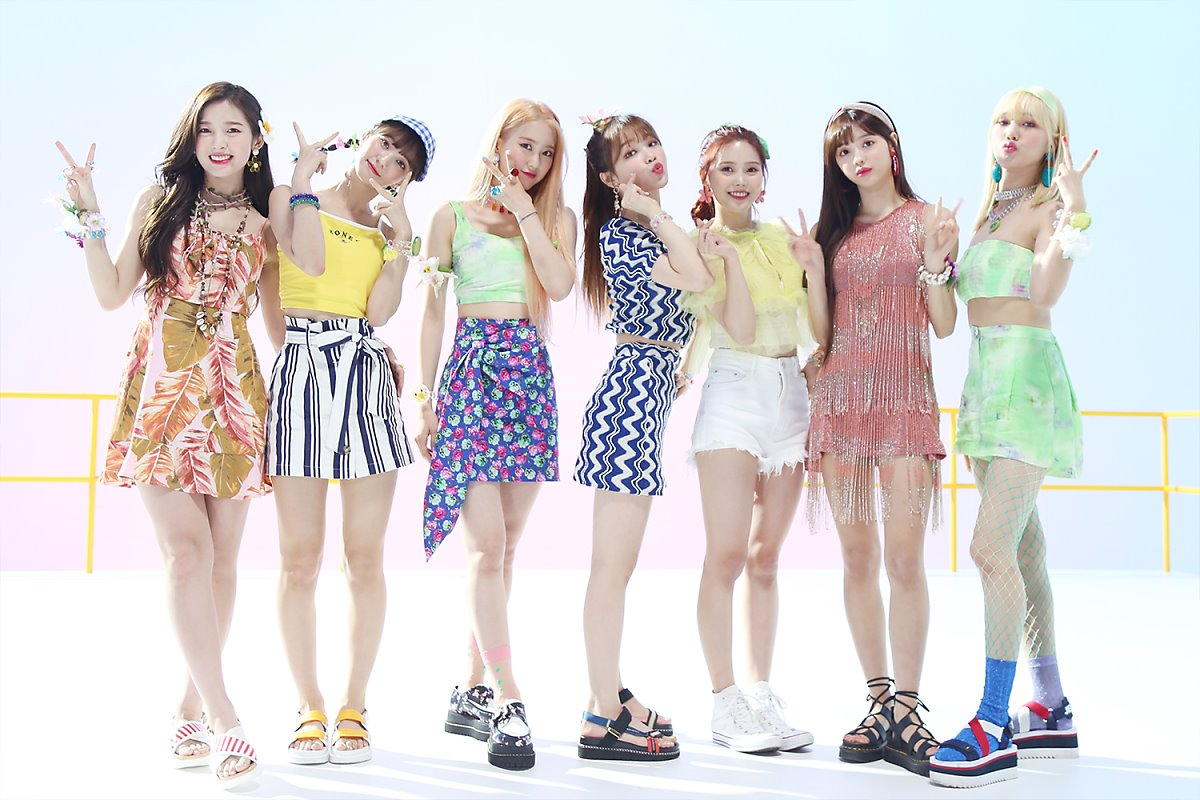
#> input picture face/app/1.jpg, 1200 x 800 px, found by its file name
$ python make-thumbnail.py
#> lines starting #> are read from the running program, lines starting #| are printed output that depends on the picture
import os
from PIL import Image

thumbnail_size = (400, 400)


image_temp_path = os.path.join(os.pardir, os.pardir, 'images-temp')

im = Image.open((os.path.join(image_temp_path, '1.jpg')))
#> im is the input picture: PIL image 1200x800 RGB; mean R, G, B 216.4, 213.1, 213.1
im.thumbnail(thumbnail_size)
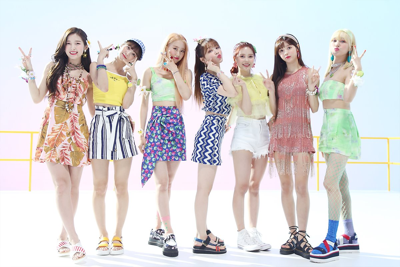
#> im: PIL image 400x267 RGB; mean R, G, B 216.4, 213.1, 213.1

im.save((os.path.join(image_temp_path, '1-thumb.jpg')))
